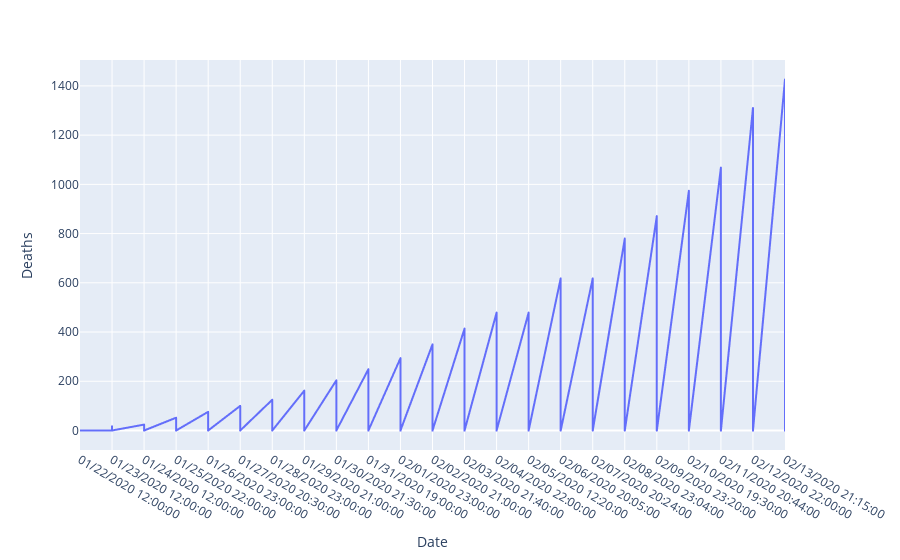

Source (notebook cell):
### Code cell
fig = px.line(coronaVirus_df, x='Date', y='Deaths')
fig.show()

### Figure 1 — Plotly figure (JSON) as saved in the notebook; plotly's stock layout.template omitted (floating-point values rounded to 4 significant figures; data arrays with more than 128 entries replaced by an {"elided": "..."} marker saying what was removed)
{"data": [{"hoverlabel": {"namelength": 0}, "hovertemplate": "Date=%{x}<br>Deaths=%{y}", "legendgroup": "", "line": {"color": "#636efa", "dash": "solid"}, "mode": "lines", "name": "", "showlegend": false, "type": "scattergl", "x": {"elided": "1419 str values"}, "xaxis": "x", "y": {"elided": "1419 int values"}, "yaxis": "y"}], "layout": {"legend": {"tracegroupgap": 0}, "margin": {"t": 60}, "xaxis": {"anchor": "y", "domain": [0, 1], "title": {"text": "Date"}}, "yaxis": {"anchor": "x", "domain": [0, 1], "title": {"text": "Deaths"}}}}
